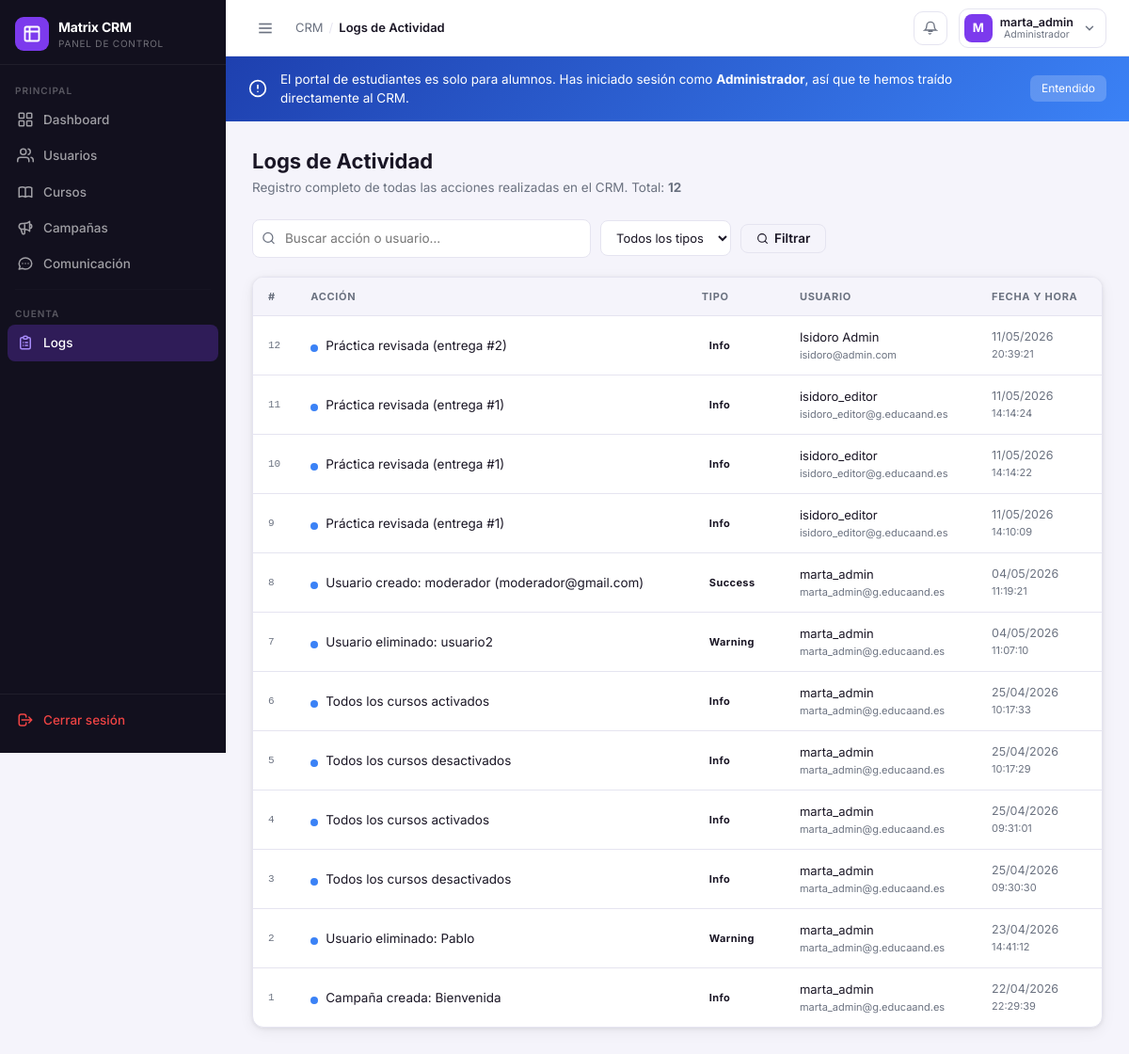
The page /index.php?url=crm&sec=logs (signed in) on the database as committed earlier.
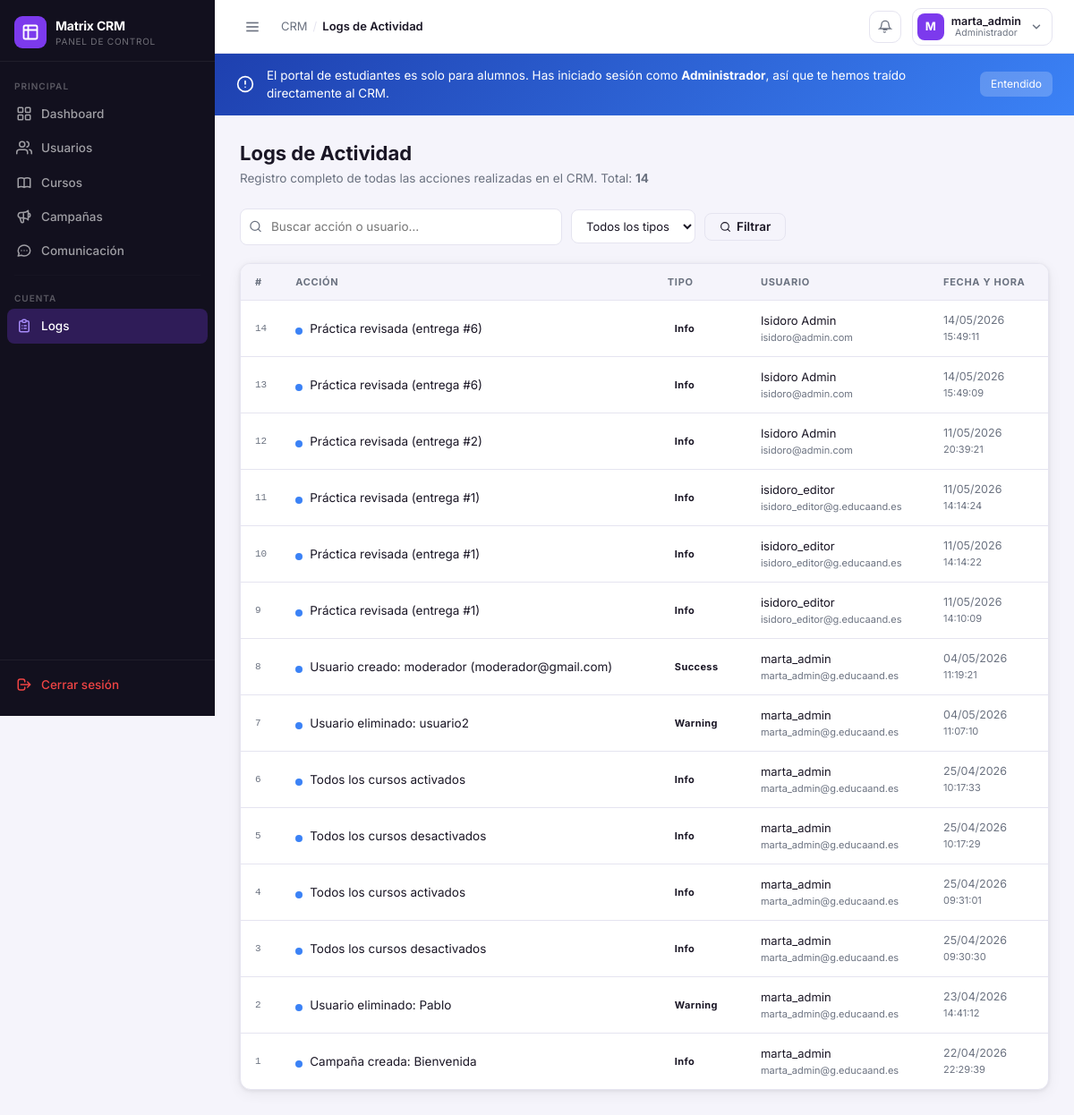
The same page on the database as committed later.
### tables this page shows
CREATE TABLE usuario (
    id         INTEGER PRIMARY KEY AUTOINCREMENT,
    nombre     TEXT    NOT NULL,
    email      TEXT    NOT NULL UNIQUE,
    contraseña TEXT    NOT NULL,
    creado_en  TEXT    NOT NULL DEFAULT (datetime('now')),
    rol        TEXT    NOT NULL DEFAULT 'USUARIO'
               CHECK (rol IN ('USUARIO','INSTRUCTOR','MODERADOR','ADMINISTRADOR'))
, es_superadmin INTEGER NOT NULL DEFAULT 0, es_moderador  INTEGER NOT NULL DEFAULT 0, foto           TEXT    DEFAULT NULL, bio            TEXT    DEFAULT NULL, idioma         TEXT    NOT NULL DEFAULT 'es', notificaciones INTEGER NOT NULL DEFAULT 1, privacidad     TEXT    NOT NULL DEFAULT 'publico', tipo_persona         TEXT DEFAULT 'natural', areas_interes        TEXT DEFAULT NULL, tecnologias          TEXT DEFAULT NULL, github               TEXT DEFAULT NULL, objetivo             TEXT DEFAULT NULL, nivel_experiencia    TEXT DEFAULT NULL, frecuencia_estudio   TEXT DEFAULT NULL, ultimo_estudio       TEXT DEFAULT NULL, tipo_curso_preferido TEXT DEFAULT NULL);

CREATE TABLE crm_actividad (
    id         INTEGER PRIMARY KEY AUTOINCREMENT,
    usuario_id INTEGER DEFAULT NULL,
    tipo       TEXT    NOT NULL DEFAULT 'info',
    titulo     TEXT    NOT NULL,
    detalle    TEXT    DEFAULT NULL,
    creado_en  TEXT    NOT NULL DEFAULT (datetime('now')),
    FOREIGN KEY (usuario_id) REFERENCES usuario(id) ON DELETE SET NULL
);

### app/views/crm/logs.php (the view, shortened to what the rows shown need)
<div class="crm-page-header">
  <div>
    <h1>Logs de Actividad</h1>
    <p>Registro completo de todas las acciones realizadas en el CRM. Total: <strong><?= $totalRows ?></strong></p>
  </div>
</div>
<form method="GET" action="<?= $crmFormBase ?>" id="logsForm">
  <div class="crm-toolbar">
    <div class="crm-search-wrap">
      <input type="text" name="q" value="<?= htmlspecialchars($q) ?>" placeholder="Buscar acción o usuario…" class="crm-search-input" id="logsSearch">
    </div>
    <?php if (!empty($tipos)): ?>
    <select name="tipo" class="crm-filter-select" onchange="this.form.submit()">
      <option value="">Todos los tipos</option>
    </select>
    <?php endif; ?>
    <button type="submit" class="crm-btn crm-btn-secondary">
      <svg width="13" height="13" fill="none" stroke="currentColor" stroke-width="2" viewBox="0 0 24 24"><circle cx="11" cy="11" r="8"/><path stroke-linecap="round" d="M21 21l-4.35-4.35"/></svg>
      Filtrar
    </button>
  </div>
</form>
<div class="crm-table-wrap">
  <table class="crm-table">
    <thead>
      <tr>
        <th style="width:36px">#</th>
        <th>Acción</th>
        <th>Tipo</th>
        <th>Usuario</th>
        <th>Fecha y hora</th>
      </tr>
    </thead>
    <tbody>
      <?php if (empty($logs)): ?>
      <tr><td colspan="5" style="text-align:center;padding:50px;color:var(--crm-muted)">
        <div class="crm-empty">
          <svg fill="none" stroke="currentColor" stroke-width="1.5" viewBox="0 0 24 24"><path stroke-linecap="round" d="M9 5H7a2 2 0 00-2 2v12a2 2 0 002 2h10a2 2 0 002-2V7a2 2 0 00-2-2h-2M9 5a2 2 0 002 2h2a2 2 0 002-2"/></svg>
          <h3>Sin registros</h3>
          <p>No hay actividad registrada con ese filtro.</p>
        </div>
      </td></tr>
      <?php else: ?>
      <?php foreach ($logs as $i => $log):
        $badgeColor = match($log['tipo'] ?? 'info') {
          'usuario'   => 'blue',
          'curso'     => 'purple',
          'campana'   => 'orange',
          'incidencia'=> 'red',
          'mensaje'   => 'green',
          'sistema'   => '',
          default     => '',
        };
        $dotClass = match($log['tipo'] ?? 'info') {
          'usuario'    => 'success',
          'curso'      => 'info',
          'campana'    => 'warning',
          'incidencia' => 'danger',
          default      => 'info',
        };
      ?>
      <tr>
        <td style="font-size:11px;color:var(--crm-muted);font-family:monospace"><?= $totalRows - (($page-1)*25) - $i ?></td>
        <td>
          <div style="display:flex;align-items:center;gap:8px">
            <div class="crm-activity-dot <?= $dotClass ?>" style="flex-shrink:0"></div>
            <span style="font-size:13.5px"><?= htmlspecialchars($log['titulo']) ?></span>
          </div>
        </td>
        <td>
          <span class="crm-badge <?= $badgeColor ?>" style="text-transform:capitalize">
            <?= htmlspecialchars($log['tipo'] ?? 'sistema') ?>
          </span>
        </td>
        <td>
          <?php if (!empty($log['usuario_nombre'])): ?>
          <div style="font-size:13px"><?= htmlspecialchars($log['usuario_nombre']) ?></div>
          <div style="font-size:11px;color:var(--crm-muted)"><?= htmlspecialchars($log['usuario_email'] ?? '') ?></div>
          <?php else: ?>
          <span style="font-size:12px;color:var(--crm-muted)">—</span>
          <?php endif; ?>
        </td>
        <td style="font-size:12.5px;color:var(--crm-muted);white-space:nowrap">
          <?= date('d/m/Y', strtotime($log['creado_en'])) ?>
          <span style="display:block;font-size:11px"><?= date('H:i:s', strtotime($log['creado_en'])) ?></span>
        </td>
      </tr>
      <?php endforeach; ?>
      <?php endif; ?>
    </tbody>
  </table>
</div>

### app/views/crm/layout/base.php (shortened to what the rows shown need)
<!DOCTYPE html>
<html lang="es">
<head>
<link href="https://cdn.jsdelivr.net/npm/bootstrap@5.3.3/dist/css/bootstrap.min.css" rel="stylesheet">
<link rel="stylesheet" href="<?= BASE_URL ?>/css/crm.css">
</head>
<body class="crm-body">
<aside class="crm-sidebar no-transition" id="crmSidebar">
  <div class="crm-sidebar__brand">
    <div class="crm-sidebar__brand-icon">
      <svg width="20" height="20" fill="none" stroke="currentColor" stroke-width="2.2" viewBox="0 0 24 24">
        <path stroke-linecap="round" stroke-linejoin="round" d="M9 3H5a2 2 0 00-2 2v4m6-6h10a2 2 0 012 2v4M9 3v18m0 0h10a2 2 0 002-2V9M9 21H5a2 2 0 01-2-2V9m0 0h18"/>
      </svg>
    </div>
    <div class="crm-sidebar__brand-text">
      <span class="crm-sidebar__brand-name">Matrix CRM</span>
      <span class="crm-sidebar__brand-sub">Panel de control</span>
    </div>
  </div>
  <nav class="crm-sidebar__nav">
    <div class="crm-sidebar__section">
      <div class="crm-sidebar__section-label">Principal</div>
      <a href="<?= $crmBase ?>dashboard"
         class="crm-sidebar__link <?= $seccion==='dashboard'?'active':'' ?>"
         data-tooltip="Dashboard">
        <svg class="crm-sl-icon" fill="none" stroke="currentColor" stroke-width="2" viewBox="0 0 24 24"><rect x="3" y="3" width="7" height="7" rx="1"/><rect x="14" y="3" width="7" height="7" rx="1"/><rect x="3" y="14" width="7" height="7" rx="1"/><rect x="14" y="14" width="7" height="7" rx="1"/></svg>
        <span class="crm-sl-label">Dashboard</span>
      </a>
      <?php if ($esAdmin): ?>
      <a href="<?= $crmBase ?>usuarios"
         class="crm-sidebar__link <?= in_array($seccion,['usuarios','sin_permisos'])?'active':'' ?>"
         data-tooltip="Usuarios">
        <svg class="crm-sl-icon" fill="none" stroke="currentColor" stroke-width="2" viewBox="0 0 24 24"><path stroke-linecap="round" stroke-linejoin="round" d="M17 21v-2a4 4 0 00-4-4H5a4 4 0 00-4 4v2"/><circle cx="9" cy="7" r="4"/><path stroke-linecap="round" d="M23 21v-2a4 4 0 00-3-3.87m-4-12a4 4 0 010 7.75"/></svg>
        <span class="crm-sl-label">Usuarios</span>
      </a>
      <?php endif; ?>
      <?php if ($esAdmin || $esModerador || $esInstructor): ?>
      <a href="<?= $crmBase ?>cursos"
         class="crm-sidebar__link <?= in_array($seccion,['cursos','editor'])?'active':'' ?>"
         data-tooltip="Cursos">
        <span class="crm-sl-label">Cursos</span>
      </a>
      <?php endif; ?>
      <?php if ($esAdmin || $esModerador): ?>
      <a href="<?= $crmBase ?>campanas"
         class="crm-sidebar__link <?= $seccion==='campanas'?'active':'' ?>"
         data-tooltip="Campañas">
        <span class="crm-sl-label">Campañas</span>
      </a>
      <?php endif; ?>
      <a href="<?= $crmBase ?>comunicacion"
         class="crm-sidebar__link <?= $seccion==='comunicacion'?'active':'' ?>"
         data-tooltip="Comunicación">
        <svg class="crm-sl-icon" fill="none" stroke="currentColor" stroke-width="2" viewBox="0 0 24 24"><path stroke-linecap="round" stroke-linejoin="round" d="M8 12h.01M12 12h.01M16 12h.01M21 12c0 4.418-4.03 8-9 8a9.863 9.863 0 01-4.255-.949L3 20l1.395-3.72C3.512 15.042 3 13.574 3 12c0-4.418 4.03-8 9-8s9 3.582 9 8z"/></svg>
        <span class="crm-sl-label">Comunicación</span>
      </a>
    </div>
    <hr class="crm-sidebar__divider">
    <div class="crm-sidebar__section">
      <div class="crm-sidebar__section-label">Cuenta</div>
      <?php if ($esAdmin || $esModerador || $esInstructor): ?>
      <a href="<?= $crmBase ?>logs"
         class="crm-sidebar__link <?= $seccion==='logs'?'active':'' ?>"
         data-tooltip="Logs de actividad">
        <svg class="crm-sl-icon" fill="none" stroke="currentColor" stroke-width="2" viewBox="0 0 24 24"><path stroke-linecap="round" stroke-linejoin="round" d="M9 5H7a2 2 0 00-2 2v12a2 2 0 002 2h10a2 2 0 002-2V7a2 2 0 00-2-2h-2M9 5a2 2 0 002 2h2a2 2 0 002-2M9 5a2 2 0 012-2h2a2 2 0 012 2m-3 7h3m-3 4h3m-6-4h.01M9 16h.01"/></svg>
        <span class="crm-sl-label">Logs</span>
      </a>
      <?php endif; ?>
    </div>
  </nav>
  <div class="crm-sidebar__footer">
    <a href="<?= $crmLogoutUrl ?>" class="crm-sidebar__link" data-tooltip="Cerrar sesión" style="color:var(--crm-danger,#ef4444)">
      <svg class="crm-sl-icon" fill="none" stroke="currentColor" stroke-width="2" viewBox="0 0 24 24"><path stroke-linecap="round" stroke-linejoin="round" d="M17 16l4-4m0 0l-4-4m4 4H7m6 4v1a3 3 0 01-3 3H6a3 3 0 01-3-3V7a3 3 0 013-3h4a3 3 0 013 3v1"/></svg>
      <span class="crm-sl-label">Cerrar sesión</span>
    </a>
  </div>
</aside>
<div class="crm-main no-transition" id="crmMain">
  <header class="crm-header">
    <div class="crm-header__left">
      <button class="crm-toggle" id="crmToggle" title="Colapsar menú" aria-label="Menú">
        <svg width="18" height="18" fill="none" stroke="currentColor" stroke-width="2.2" viewBox="0 0 24 24">
          <line x1="3" y1="6" x2="21" y2="6"/><line x1="3" y1="12" x2="21" y2="12"/><line x1="3" y1="18" x2="21" y2="18"/>
        </svg>
      </button>
      <nav class="crm-breadcrumb" aria-label="Breadcrumb">
        <span>CRM</span>
        <span class="sep">/</span>
        <span><?= htmlspecialchars($titulo) ?></span>
      </nav>
    </div>
    <div class="crm-header__right">
      <div style="position:relative">
        <button class="crm-notif-btn" id="notifBellBtn" title="Notificaciones" onclick="toggleNotifPanel()">
          <svg width="16" height="16" fill="none" stroke="currentColor" stroke-width="2" viewBox="0 0 24 24"><path stroke-linecap="round" d="M15 17H9m3.5 3.5a2 2 0 01-3 0M18 8A6 6 0 106 8c0 5-3 7-3 7h18s-3-2-3-7"/></svg>
        </button>
      </div>
      <?php
        $rolLabel = match(true) {
          ($esSuperAdmin)              => 'Superadmin',
          ($esAdmin)                   => 'Administrador',
          ($esModerador)               => 'Moderador',
          (isset($esInstructor) && $esInstructor) => 'Instructor',
          default                      => 'Usuario',
        };
        $avatarInitial = mb_strtoupper(mb_substr($usuario['nombre'] ?? 'U', 0, 1, 'UTF-8'), 'UTF-8');
      ?>
      <div class="dropdown">
        <button class="crm-user-btn" data-bs-toggle="dropdown" aria-expanded="false">
          <?php if (!empty($usuario['foto'])): ?>
            <div class="crm-user-avatar"><img src="<?= BASE_URL ?>/uploads/<?= htmlspecialchars($usuario['foto']) ?>" alt="avatar"></div>
          <?php else: ?>
            <div class="crm-user-avatar"><?= $avatarInitial ?></div>
          <?php endif; ?>
          <div class="crm-user-info d-none d-md-flex">
            <span class="crm-user-name"><?= htmlspecialchars($usuario['nombre'] ?? '') ?></span>
            <span class="crm-user-role"><?= $rolLabel ?></span>
          </div>
          <svg class="crm-user-chevron" width="14" height="14" fill="none" stroke="currentColor" stroke-width="2.5" viewBox="0 0 24 24"><path stroke-linecap="round" d="M6 9l6 6 6-6"/></svg>
        </button>
      </div>
    </div>
  </header>
  <?php if (!empty($_SESSION['crm_bienvenida'])): unset($_SESSION['crm_bienvenida']); ?>
  <div id="crmPortalBanner" style="background:linear-gradient(135deg,#1e40af,#3b82f6);color:#fff;padding:14px 24px;display:flex;align-items:center;gap:14px;flex-wrap:wrap">
    <svg width="20" height="20" fill="none" stroke="currentColor" stroke-width="2" viewBox="0 0 24 24" style="flex-shrink:0"><circle cx="12" cy="12" r="10"/><path stroke-linecap="round" d="M12 8v4m0 4h.01"/></svg>
    <span style="font-size:13.5px;flex:1">
      El portal de estudiantes es solo para alumnos. Has iniciado sesión como <strong><?= htmlspecialchars($rolLabel) ?></strong>, así que te hemos traído directamente al CRM.
    </span>
    <button onclick="document.getElementById('crmPortalBanner').remove()" style="background:rgba(255,255,255,.2);border:none;color:#fff;padding:5px 12px;border-radius:7px;font-size:12px;cursor:pointer;white-space:nowrap">Entendido</button>
  </div>
  <?php endif; ?>
  <main class="crm-content">
    <?php if ($seccion === 'sin_permisos'): ?>
      <div style="display:flex;align-items:center;justify-content:center;min-height:340px">
        <div style="text-align:center;max-width:420px;padding:40px 32px;background:var(--crm-card);border:1px solid var(--crm-border);border-radius:18px;box-shadow:var(--crm-shadow)">
          <div style="width:56px;height:56px;background:#fee2e2;border-radius:50%;display:flex;align-items:center;justify-content:center;margin:0 auto 18px">
            <svg width="26" height="26" fill="none" stroke="#ef4444" stroke-width="2" viewBox="0 0 24 24"><circle cx="12" cy="12" r="10"/><path stroke-linecap="round" d="M12 8v4m0 4h.01"/></svg>
          </div>
          <h2 style="font-size:18px;font-weight:700;color:var(--crm-text);margin:0 0 10px">Acceso restringido</h2>
          <p style="font-size:13.5px;color:var(--crm-muted);margin:0 0 22px;line-height:1.6">
            Tu rol de <strong><?= htmlspecialchars($rolLabel) ?></strong> no tiene permisos para acceder al módulo de gestión de usuarios.<br>
            Contacta con un Administrador si necesitas acceso.
          </p>
          <a href="<?= $crmBase ?>dashboard" class="crm-btn crm-btn-secondary" style="font-size:13px">
            <svg width="13" height="13" fill="none" stroke="currentColor" stroke-width="2.5" viewBox="0 0 24 24"><path stroke-linecap="round" d="M15 19l-7-7 7-7"/></svg>
            Volver al Dashboard
          </a>
        </div>
      </div>
    <?php else: ?>
    <?php
      $viewFile = __DIR__ . "/../{$seccion}.php";
      if (file_exists($viewFile)) include $viewFile;
      else echo '<div class="crm-empty"><h3>Sección no encontrada</h3></div>';
    ?>
    <?php endif; ?>
  </main>
</div>
</body>
</html>

Rows that differ between the two databases and show on the page:
added crm_actividad: i "14", titulo "Práctica revisada (entrega #6)", tipo "Info", usuario.nombre "Isidoro Admin", usuario.email "isidoro@admin.com", creado_en "14/05/2026", creado_en "15:49:11"
added crm_actividad: i "13", titulo "Práctica revisada (entrega #6)", tipo "Info", usuario.nombre "Isidoro Admin", usuario.email "isidoro@admin.com", creado_en "14/05/2026", creado_en "15:49:09"
Other text that changed with them:
$totalRows: "12" → "14"
